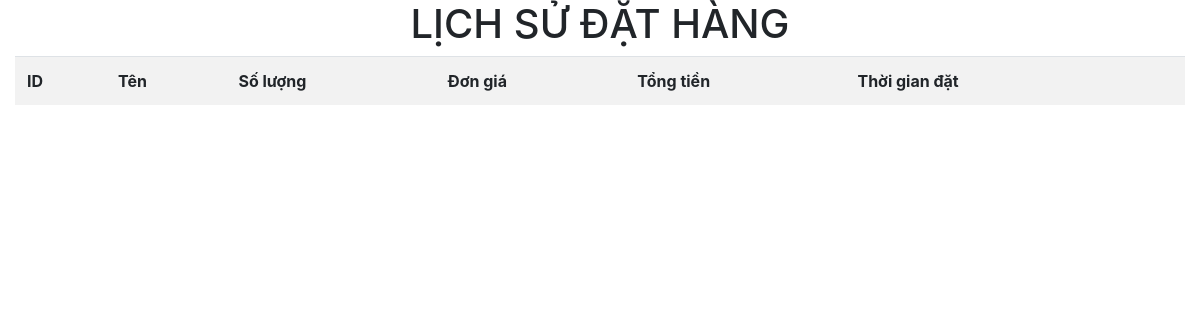
/client/hoadon-ds.php (signed in), run on an earlier commit of the app's database.
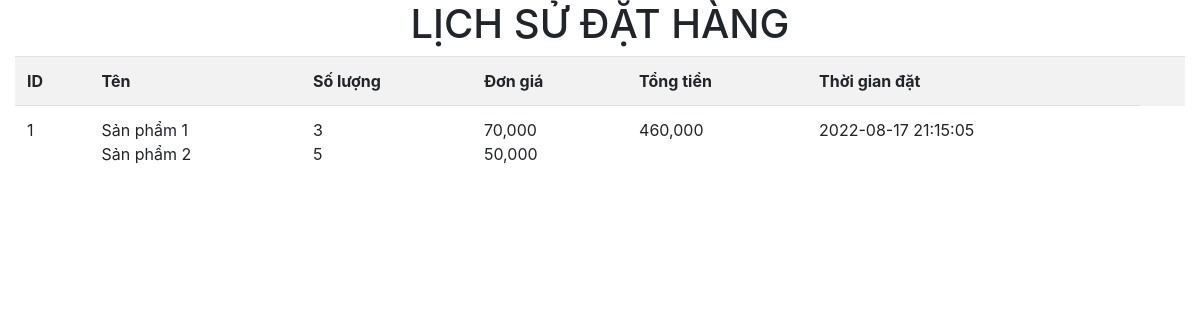
And on a later commit of the database.
### tables this page shows
CREATE TABLE `hoadon` (
  `id_hd` int(11) NOT NULL,
  `sdt` varchar(255) DEFAULT NULL,
  `diachi` varchar(255) DEFAULT NULL,
  `tongtien` double DEFAULT NULL,
  `tgdat` datetime DEFAULT current_timestamp(),
  `id_kh` int(11) DEFAULT NULL
);

CREATE TABLE `chitiethoadon` (
  `id_hd` int(11) DEFAULT NULL,
  `id_sp` int(11) DEFAULT NULL,
  `soluong` int(11) DEFAULT NULL,
  `gia` double DEFAULT NULL
);

CREATE TABLE `sanpham` (
  `id_sp` int(11) NOT NULL,
  `ten` varchar(255) DEFAULT NULL,
  `hinhanh` varchar(255) DEFAULT NULL,
  `gia` double DEFAULT NULL,
  `mota` text DEFAULT NULL,
  `trangthai` varchar(255) DEFAULT NULL,
  `id_lsp` int(11) DEFAULT NULL
);

### client/hoadon-ds.php (the view, shortened to what this page needs)
<!doctype html>
<html lang="en">
<head>
    <link rel="stylesheet" href="https://stackpath.bootstrapcdn.com/bootstrap/4.3.1/css/bootstrap.min.css">
</head>
<body>
    <div class="container-fluid" id="history">
        <div class="history">
            <h1 class="text-center">LỊCH SỬ ĐẶT HÀNG</h1>
            <table class="table table-striped">
                <tr>
                    <th>
                        ID
                    </th>
                    <th>
                        Tên
                    </th>
                    <th>
                        Số lượng
                    </th>
                    <th>
                        Đơn giá
                    </th>
                    <th>
                        Tổng tiền
                    </th>
                    <th>
                        Thời gian đặt
                    </th>
                    <th></th>
                </tr>
                <?php
                if (isset($_SESSION['khachhang'])) :
                    require '../connect.php';
                    $id_kh = $_SESSION['id_kh'];
                    if ($hoadon = $conn->query("SELECT * FROM hoadon WHERE id_kh=$id_kh ")) :
                        while ($hd = $hoadon->fetch_assoc()) :
                            $id_hd = $hd['id_hd'];
                            $tongtien = $hd['tongtien'];
                            $tgdat = $hd['tgdat'];
                            $chitiethoadon = $conn->query("SELECT * FROM chitiethoadon WHERE id_hd = $id_hd ");
                ?>
                            <tr>
                                <td><?= $id_hd ?></td>
                                <td>
                                    <?php
                                    foreach ($chitiethoadon as $cthd) {
                                        $id_sp = $cthd['id_sp'];
                                        $sanpham = $conn->query("SELECT * FROM sanpham WHERE id_sp = $id_sp ");
                                        $sp = $sanpham->fetch_assoc();
                                        $ten_sanpham = $sp['ten'];
                                        echo $ten_sanpham . '<br>';
                                    }
                                    ?>
                                </td>
                                <td>
                                    <?php
                                    foreach ($chitiethoadon as $cthd) {
                                        $soluong = $cthd['soluong'];
                                        echo $soluong . '<br>';
                                    }
                                    ?>
                                </td>
                                <td>
                                    <?php
                                    foreach ($chitiethoadon as $cthd) {
                                        $gia = $cthd['gia'];
                                        echo number_format($gia) . '<br>';
                                    }
                                    ?>
                                </td>
                                <td><?= number_format($tongtien) ?></td>
                                <td><?= $tgdat ?></td>
                            </tr>
                <?php
                        endwhile;
                    endif;
                endif;
                ?>
            </table>
        </div>
    </div>
</body>
</html>

What changed in the data, as far as the page shows it:
added hoadon: id_hd "1", tongtien "460,000", tgdat "2022-08-17 21:15:05"
added chitiethoadon: sanpham.ten "Sản phẩm 1", soluong "3", gia "70,000"
added chitiethoadon: sanpham.ten "Sản phẩm 2", soluong "5", gia "50,000"
